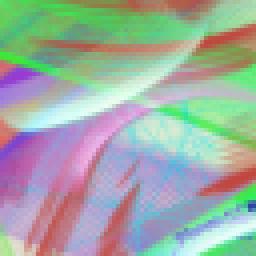
#> input picture w3_gray_and_rgb/64pimg.png, 64 x 64 px (shown 4 times larger)
$ python main.py
#> lines starting #> are read from the running program, lines starting #| are printed output that depends on the picture

import numpy as np
import cv2 as cv

# Create single-colour images
blue64 = np.zeros((64,64,3),np.uint8)
green64 = np.zeros((64,64,3),np.uint8)
red64 = np.zeros((64,64,3),np.uint8)

# Importing the image
_64pimg = cv.imread('64pimg.png')
#> _64pimg is the input picture: shape (64, 64, 3); mean B, G, R 163.7, 172.2, 159.1

# Convert the image to a grayscale image
_64pimg_grayscale = cv.cvtColor(_64pimg, cv.COLOR_BGR2GRAY)
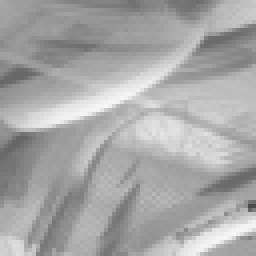
#> _64pimg_grayscale: shape (64, 64) (shown 4 times larger); min 73, max 247, mean 167.3

# Save the monochrome image
cv.imwrite("64p_monochrome.png", _64pimg_grayscale)

# Extract colours B, G, R
_64pimg_blue = _64pimg[:,:,0]
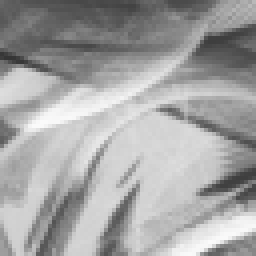
#> _64pimg_blue: shape (64, 64) (shown 4 times larger); min 53, max 250, mean 163.7
_64pimg_green = _64pimg[:,:,1]
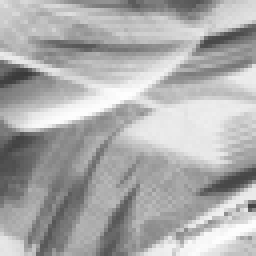
#> _64pimg_green: shape (64, 64) (shown 4 times larger); min 58, max 254, mean 172.2
_64pimg_red = _64pimg[:,:,2]
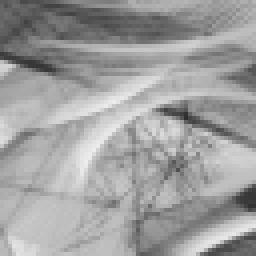
#> _64pimg_red: shape (64, 64) (shown 4 times larger); min 45, max 237, mean 159.1

# Create single colour images
for x in range (64):
    for y in range (64):
        blue64[x,y,0] = _64pimg_blue[x,y]
        green64[x,y,1] = _64pimg_green[x,y]
        red64[x,y,2] = _64pimg_red[x,y]
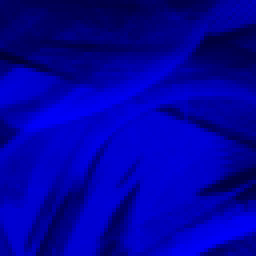
#> blue64: shape (64, 64, 3) (shown 4 times larger); mean B, G, R 163.7, 0, 0
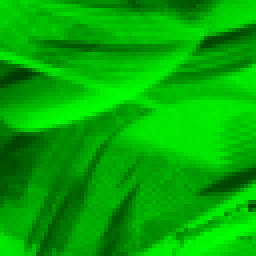
#> green64: shape (64, 64, 3) (shown 4 times larger); mean B, G, R 0, 172.2, 0
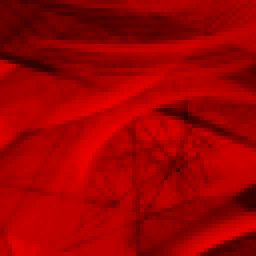
#> red64: shape (64, 64, 3) (shown 4 times larger); mean B, G, R 0, 0, 159.1


# Save monochrome single colour images
cv.imwrite("64p_blue.png", _64pimg_blue)
cv.imwrite("64p_green.png", _64pimg_green)
cv.imwrite("64p_red.png", _64pimg_red)

# Save coloured single colour images
cv.imwrite("64p_blue_clr.png", blue64)
cv.imwrite("64p_green_clr.png", green64)
cv.imwrite("64p_red_clr.png", red64)

# Comparison of the (0,0) pixel on the B-G-R coloured/monochrome and stock monochrome image respectively
print(f"Coloured blue: {blue64[0,0]}")
#| Coloured blue: [104   0   0]
print(f"Coloured green: {green64[0,0]}")
#| Coloured green: [  0 221   0]
print(f"Coloured red: {red64[0,0]}")
#| Coloured red: [ 0  0 91]

print(f"Grayscale blue: {_64pimg_blue[0,0]}")
#| Grayscale blue: 104
print(f"Grayscale green: {_64pimg_green[0,0]}")
#| Grayscale green: 221
print(f"Grayscale red: {_64pimg_red[0,0]}")
#| Grayscale red: 91

print(f"Colour img: {_64pimg[0,0]}")
#| Colour img: [104 221  91]

print(f"Grayscale full image: {_64pimg_grayscale[0,0]}")
#| Grayscale full image: 169
